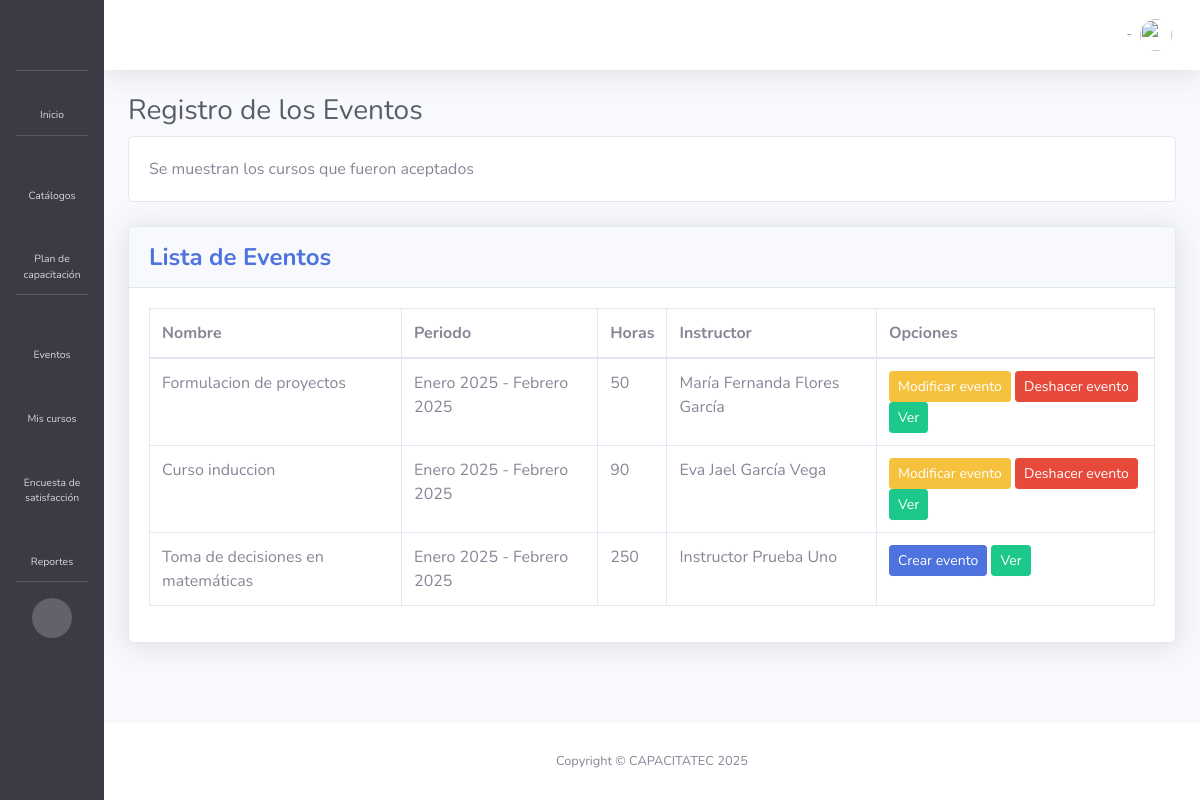
Before: /eventos/eventolista/ (signed in) with the older database file.
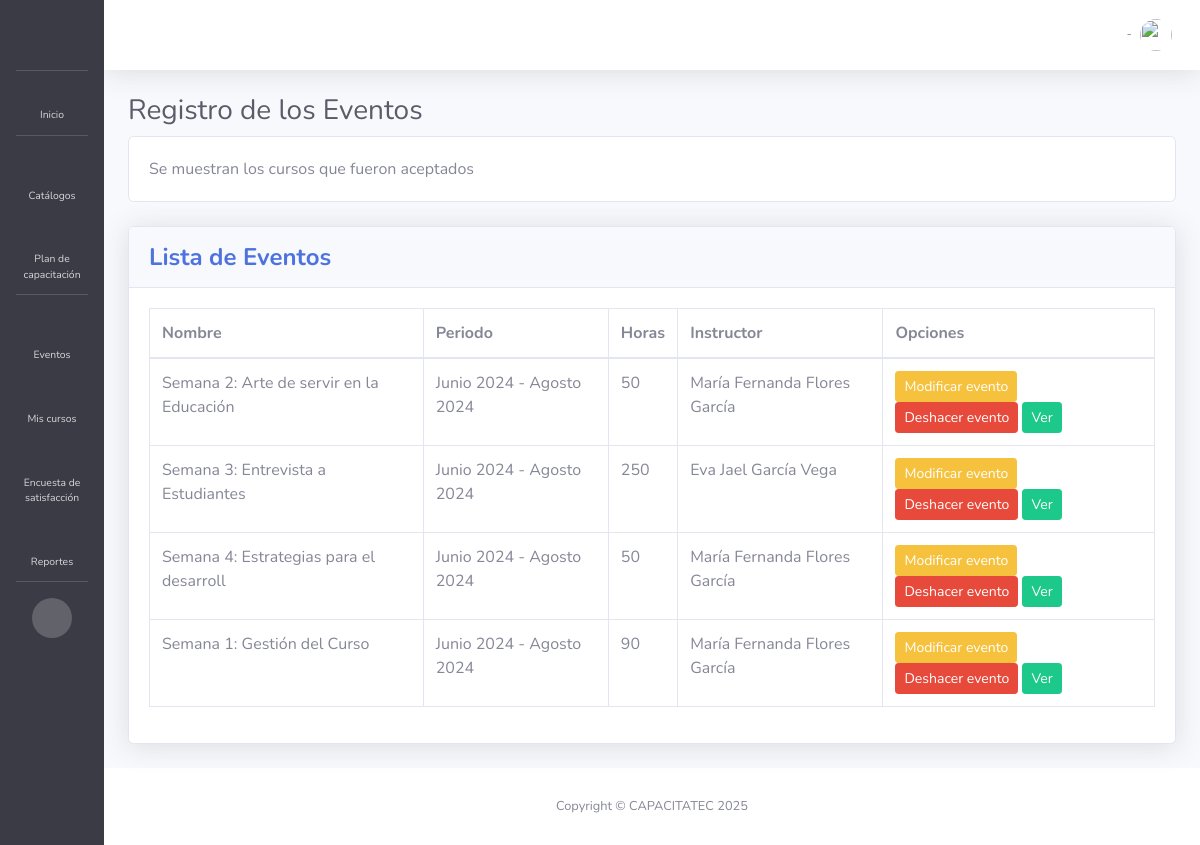
After: the same page with the newer database file.
### eventos/models.py (models this page shows, shortened)
class Evento(models.Model):
    curso= models.ForeignKey(RegistroCurso, on_delete=models.CASCADE, null=True)
    instructor=models.ForeignKey(Instructor,on_delete=models.SET_NULL, null=True, blank=True )
    lugar=models.ForeignKey(Lugar,on_delete=models.SET_NULL, null=True )
    fechaInicio = models.DateField(null=True, blank=True)
    fechaFin = models.DateField(null=True, blank=True)
    horaInicio = models.TimeField(null=True, blank=True)  # Hora de inicio
    horaFin = models.TimeField(null=True, blank=True)  # Hora de fin
    class Meta:
        verbose_name_plural = 'Eventos'

### plancapacitacion/models.py (models this page shows, shortened)
class RegistroCurso(models.Model):
    clave = models.CharField(max_length=10)
    nombre=models.CharField(max_length=40)
    objetivo=models.TextField(max_length=200)
    periodo=models.ForeignKey(Periodo, on_delete=models.CASCADE)
    sede=models.ForeignKey(Sede, on_delete=models.CASCADE)
    horas=models.IntegerField()
    instructor = models.ForeignKey(Instructor, on_delete=models.CASCADE)
    dirigido=models.ForeignKey(Dirigido, on_delete=models.CASCADE)
    perfilCurso=models.ForeignKey(PerfilCurso, on_delete=models.CASCADE)
    aceptado=models.BooleanField (default=False)
    class Meta:
        verbose_name_plural = 'Registro de cursos'
        db_table = 'plancapacitacion_registrocurso'

### catalogos/models.py (models this page shows, shortened)
class Periodo(models.Model):
    clave=models.TextField(max_length=50, blank=True)
    inicioPeriodo=models.DateField()
    finPeriodo=models.DateField()
    def __str__(self):
        return f"{self.clave}"
    class Meta:
        verbose_name_plural = 'Periodos'

class Instructor(models.Model):
    user = models.OneToOneField(CustomUser, on_delete=models.CASCADE)
    clave = models.CharField(max_length=10)
    fechaNac=models.DateField(null=True, blank=True)
    RFC = models.CharField(max_length=13, null=True)
    telefono=models.CharField(max_length=10, null=True)
    def __str__(self):
        return f"{self.user.first_name} {self.user.last_name_paterno} {self.user.last_name_materno}"
    class Meta:
        verbose_name_plural = 'Instructores'

### usuarios/models.py (models this page shows, shortened)
class CustomUser(AbstractUser):
    last_name_paterno = models.CharField(max_length=50, verbose_name="Apellido paterno")
    last_name_materno = models.CharField(max_length=50, verbose_name="Apellido materno")
    curp = models.CharField(max_length=18, unique=True, verbose_name="CURP")
    rol = models.CharField(
        max_length=50,
        choices=[
            ('Docente', 'Docente'),
            ('Instructor', 'Instructor'),
            ('Jefe de Capacitación', 'Jefe de Capacitación'),
            ('Jefe Académico', 'Jefe Académico'),
            ('Subdirección', 'Subdirección')
        ],
        verbose_name="Rol"
    )
    email = models.EmailField(unique=True, verbose_name="Correo electrónico")
    USERNAME_FIELD = 'curp'  #Agregado: Define al CURP como el identificador inicial para permitir el Login con CURP
    objects = CustomUserManager()  # Asigna el nuevo UserManager

### eventos/views.py (the view)
# urls.py: path('eventolista/', views.eventolista, name='eventolista'),
@login_required(login_url='signin')
@permission_required('eventos.view_evento', raise_exception=True)
def eventolista(request):
    eventos = Evento.objects.all()
    return render(request, 'eventolista.html', {'eventos': eventos})

### eventos/templates/eventolista.html (shortened to what this page needs)
{% extends 'base.html' %}
{% load static %}
{% block styles %}
<link href="{% static 'vendor/datatables/dataTables.bootstrap4.min.css' %}" rel="stylesheet">
{% endblock %}
{% block content %}
<h1 class="h3 mb-2 text-gray-800">Registro de los Eventos </h1>
<div class="card">
    <div class="card-body">
        Se muestran los cursos que fueron aceptados
    </div>
</div><br>
<div class="card shadow mb-4">
    <div class="card-header py-3 d-flex justify-content-between align-items-center">
        <h4 class="m-0 font-weight-bold text-primary">Lista de Eventos </h4>
    </div>
    <div class="card-body">
        {% if eventos %}
        <div class="table-responsive">
            <table class="table table-bordered" id="dataTable" width="100%" cellspacing="0">
                <thead>
                    <tr>
                        <th>Nombre</th>
                        <th>Periodo</th>
                        <th>Horas</th>
                        <th>Instructor</th>
                        <th>Opciones</th>
                    </tr>
                </thead>
                <tbody>
                    {% for evento in eventos%}
                    <tr>
                        <td>{{ evento.curso.nombre }}</td>
                        <td>{{ evento.curso.periodo }}</td>
                        <td>{{ evento.curso.horas }}</td>
                        <td>{{ evento.curso.instructor }}</td>
                        <td>
                            <a href="{% url 'crearevento' evento.id %}" class="btn btn-{% if evento.inscripcion_set.exists %}warning{% else %}primary{% endif %} btn-sm">
                                {% if evento.inscripcion_set.exists %}Modificar{% else %}Crear{% endif %} evento</a>
                                {% if evento.inscripcion_set.exists %}
                                <a href="{% url 'eventodeshacer' evento.id %}" class="btn btn-danger btn-sm">
                                Deshacer evento</a>{% endif %}
                            <a href="{% url 'eventover' evento.id %}" class="btn btn-success btn-sm">Ver</a>
                        </td>
                    </tr>
                    {% endfor %}
                </tbody>
            </table>
        </div>
        {% else %}
        <p>No hay cursos registrados.</p>
        {% endif %}
    </div>
</div>
{% endblock %}

Changed rows visible on the page:
removed Evento: curso.nombre "Curso induccion", curso.periodo "Enero 2025 - Febrero 2025", curso.horas "90", curso.instructor "Eva Jael García Vega", shows "Modificar", shows "Deshacer evento"
changed Evento: curso.nombre "Formulacion de proyectos" → "Semana 2: Arte de servir en la Educación"; curso.periodo "Enero 2025 - Febrero 2025" → "Junio 2024 - Agosto 2024"
changed Evento: curso.nombre "Toma de decisiones en matemáticas" → "Semana 3: Entrevista a Estudiantes"; curso.periodo "Enero 2025 - Febrero 2025" → "Junio 2024 - Agosto 2024"; curso.instructor "Instructor Prueba Uno" → "Eva Jael García Vega"; text "Crear" → "Modificar Deshacer evento"
added Evento: curso.nombre "Semana 4: Estrategias para el desarroll", curso.periodo "Junio 2024 - Agosto 2024", curso.horas "50", curso.instructor "María Fernanda Flores García", shows "Modificar", shows "Deshacer evento"
added Evento: curso.nombre "Semana 1: Gestión del Curso", curso.periodo "Junio 2024 - Agosto 2024", curso.horas "90", curso.instructor "María Fernanda Flores García", shows "Modificar", shows "Deshacer evento"
